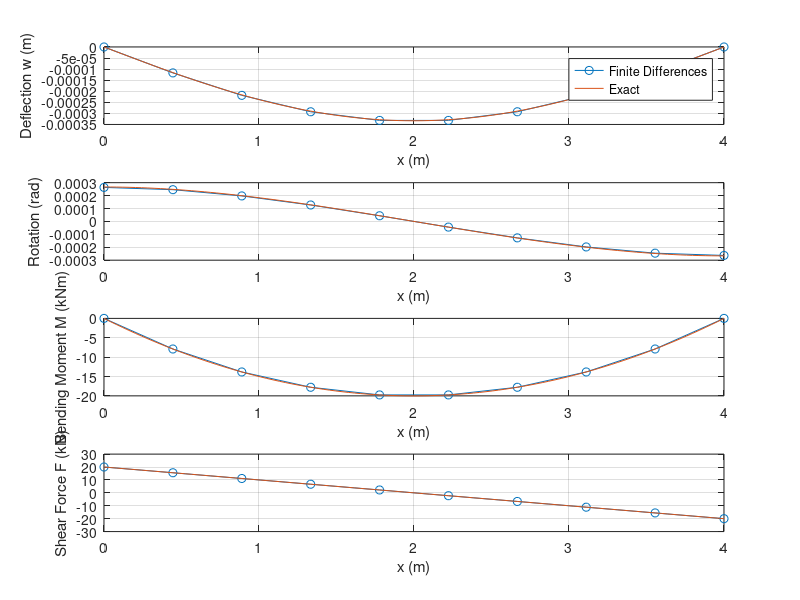

Write the MATLAB code that produced this figure.
clear; clc

% define beam properties
L= 4;
q = 10;
EI = 10^5;

% define mesh
n = 10;
dx = L/(n-1);
xn = linspace(0, L, n);

% Exact solution
xe = linspace(0,L,100);
Fe = q*L/2-q*xe;
Me = -q*L*xe/2 + q*xe.^2/2;
re = (1/EI) * (-q*L*xe.^2/4 + q*xe.^3/6 + q*L^3/24);
we = (1/EI) * (-q*L*xe.^3/12 + q*xe.^4/24 + q*L^3*xe/24);

% define finite differences matrices
A = zeros(n+4, n+4);
b = zeros(n+4, 1);
kr = zeros(n, n+4); % Rotations
kM = zeros(n, n+4); % Bending moments
kF = zeros(n, n+4); % Shear Forces

% populate matrices
for ii = 3:n+2
    A(ii-2, ii-2:ii+2) = [1, -4, 6, -4, 1];
    b(ii-2, 1) = q * dx^4 / EI;
    kr(ii-2, ii-1:ii+1) = (-1/(2*dx)) * [1 0 -1];
    kM(ii-2, ii-1:ii+1) = (EI / dx^2) * [1 -2 1];
    kF(ii-2, ii-2:ii+2) = (-EI / (2*dx^3)) * [-1 2 0 -2 1];
end

% define boundary condtions
A(n+1, 3) = 1; b(n+1, 1) = 0;
A(n+2, n +2) = 1; b(n+2, 1) = 0;
A(n+3, 2:4) = [1, -2, 1]; b(n+3, 1) = 0;
A(n+4, n+1:n+3) = [1, -2, 1]; b(n+4, 1) = 0;

% Solve the system
w = A\b;
wn =w(3:n+2, 1);
r = kr * w;
M = kM * w;
F = kF * w;

figure(1)
subplot(4,1,1)
plot(xn,-wn,'-o',xe,-we)
xlabel('x (m)'); ylabel('Deflection w (m)'); legend('Finite Differences','Exact'); grid on
subplot(4,1,2)
plot(xn,r,'-o',xe,re)
xlabel('x (m)'); ylabel('Rotation (rad)'); grid on
subplot(4,1,3)
plot(xn,M,'-o',xe,Me)
xlabel('x (m)'); ylabel('Bending Moment M (kNm)'); grid on
subplot(4,1,4)
plot(xn,F,'-o',xe,Fe)
xlabel('x (m)'); ylabel('Shear Force F (kN)'); grid on
